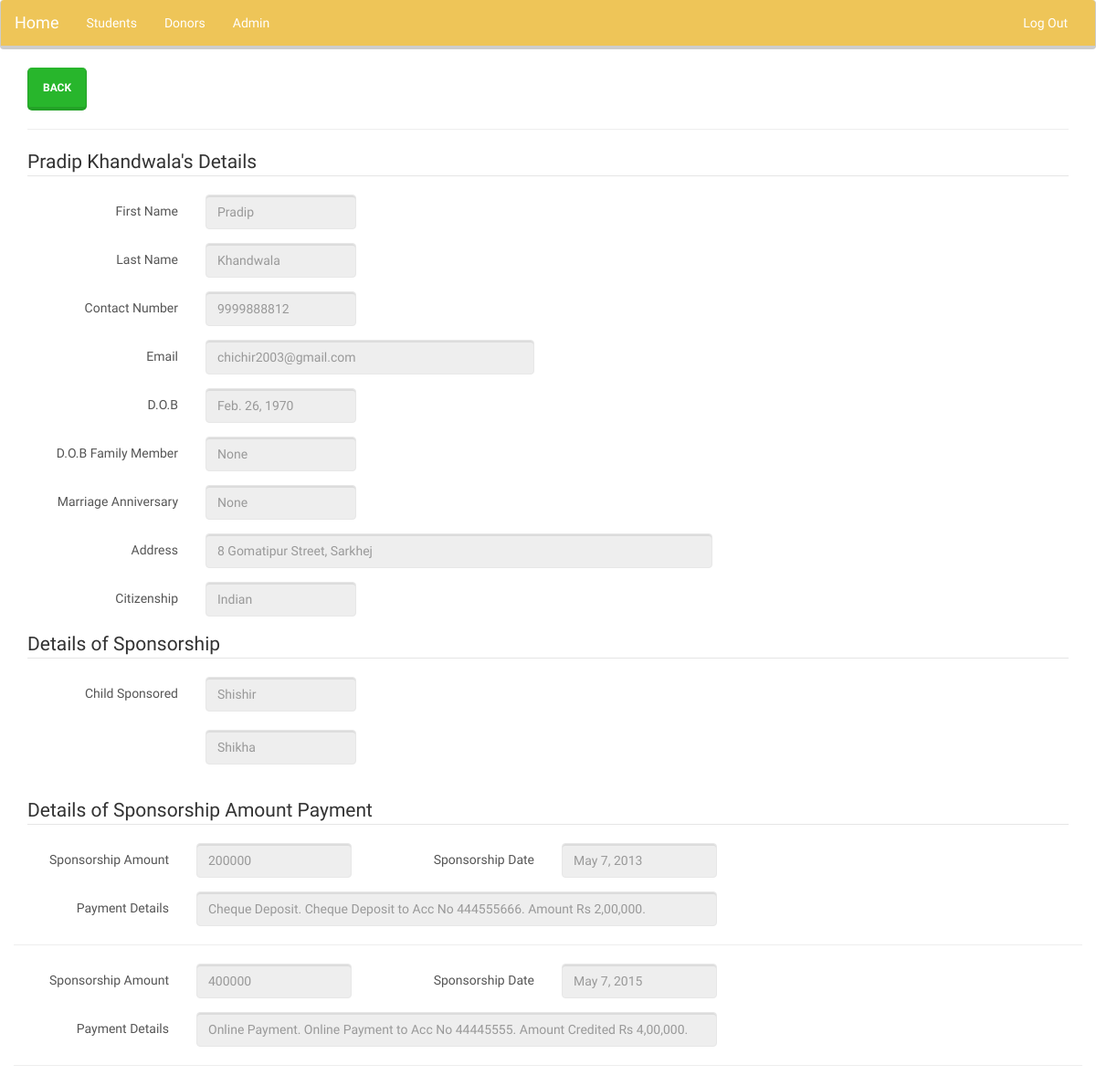
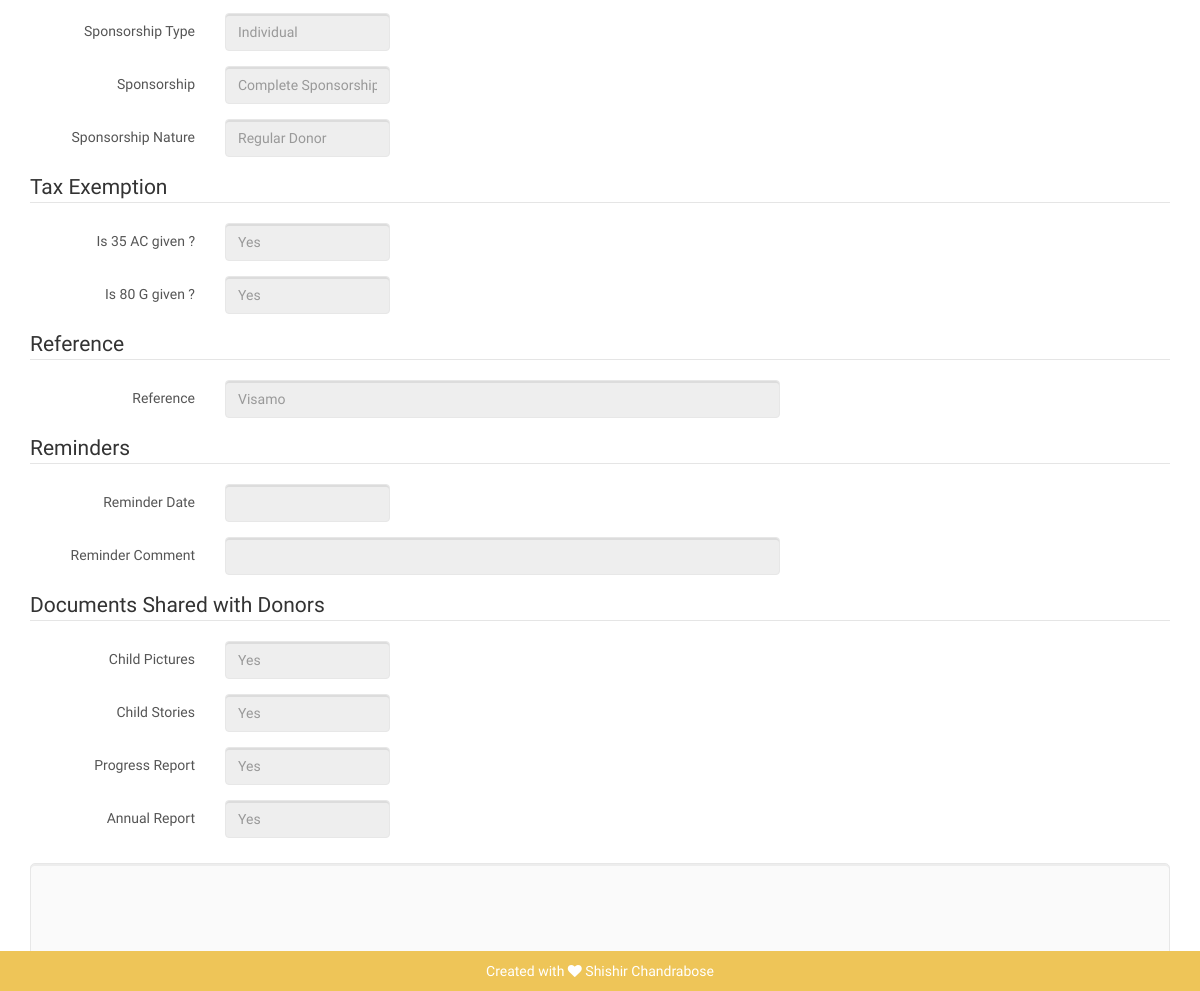
/donor/2/ (signed in), run on the app's committed database (2 pictures, top to bottom).
### visamokids/models.py (models this page shows, shortened)
class Donor(models.Model):
	first_name = models.CharField(max_length=100, help_text="e.g. Pradeep", blank=True, null=True)
	last_name = models.CharField(max_length=100, help_text="e.g. Khandwala", blank=True, null=True)
	contact_number = models.BigIntegerField(blank=True, null=True, help_text="e.g. 8844999000")
	email = models.EmailField(blank=True, null=True, help_text="e.g. pradeep@factory.com")
	dob = models.DateField(blank=True, null=True)
	dob_family_member = models.DateField(blank=True, null=True)
	marriage_anniversary = models.DateField(blank=True, null=True)
	address = models.TextField(blank=True, null=True, help_text="e.g. 8 Gomatipur Street, Sarkhej")
	citizenship = models.CharField(max_length=100, help_text="e.g. Indian, US Citizen", blank=True, null=True)
	child_sponsored = models.ManyToManyField(Student, related_name='student')
	payment_info = models.ManyToManyField(PaymentInfo, related_name='payment_info')
	SPNSR_TYPES_CHOICES = (
		('IND', 'Individual'),
		('GRP', 'Group'),
		('INS', 'Institutional'),
		('CSR', 'CSR'),
	)
	sponsorship_type = models.CharField(choices = SPNSR_TYPES_CHOICES, default = 'IND', max_length=3, blank=True, null=True)
	SPNSR_SUB_TYPES_CHOICES = (
		('CMPLT', 'Complete Sponsorship'),
		('ANNUL', 'Annual Sponsorship For Education'),
		('SBFC', 'Sponsor Boarding, Food, Clothes'),
		('SM', 'Sponsor a Child\'s Meals'),
		('SB', 'Sponsor a Child\'s Boarding'),
		('SDM', 'Sponsor a Days\'s Meal'),
		('TD', 'Token Donation'),
		('IK', 'In Kind'),
	)
	sponsorship_sub_type = models.CharField(choices=SPNSR_SUB_TYPES_CHOICES, default='CMPLT', max_length=5, blank=True, null=True)
	in_kind_donation = models.TextField(help_text="e.g. In Kind Donation", blank=True, null=True)
	SPNSR_NATURE_CHOICES = (
		('REG', 'Regular Donor'),
		('NEW', 'New Donor'),
	)
	sponsorship_nature = models.CharField(choices = SPNSR_NATURE_CHOICES, default = 'REG', max_length=3, blank=True, null=True)
	YES_NO_CHOICES = (
		('Y', 'Yes'),
		('N', 'No'),
	)
	is_35_ac_given = models.CharField(choices=YES_NO_CHOICES, default='Y', max_length=3 , blank=True, null=True)
	is_80_G = models.CharField(choices=YES_NO_CHOICES, default='Y', max_length=3, blank=True, null=True)
	reference = models.CharField(max_length=100, help_text="e.g. Pradeep", blank=True, null=True)
	reminder_info = models.ManyToManyField(ReminderInfo, related_name='reminder_info')
	child_pictures_available = models.CharField(choices=YES_NO_CHOICES, default='Y', max_length=3, blank=True, null=True)
	child_story_available = models.CharField(choices=YES_NO_CHOICES, default='Y', max_length=3, blank=True,	null=True)
	progress_report = models.CharField(choices=YES_NO_CHOICES, default='Y', max_length=3, blank=True, null=True)
	annual_report = models.CharField(choices=YES_NO_CHOICES, default='Y', max_length=3, blank=True, null=True)

class Student(models.Model):
	gr_no = models.BigIntegerField(help_text="e.g. 39", primary_key=True, default=0)
	first_name = models.CharField(max_length=100, help_text="e.g. Arpit", blank=True, null=True)
	middle_name = models.CharField(blank=True, null=True, max_length=100, help_text="e.g. Sumanbhai")
	last_name = models.CharField(max_length=100, help_text="e.g. Gamit",blank=True, null=True)
	dob = models.DateField(blank=True, null=True)
	birth_place = models.CharField(max_length=300, blank=True, null=True, help_text="e.g. Uchhal ,Surat")
	bio = models.TextField(blank=True, null=True, help_text="e.g. Has four siblings. Two younger and two elder ones.. or.. Started working as developer in TCS.")
	caste = models.CharField(max_length=300, blank=True, default='None', null=True,help_text="e.g. Hindu Gamit")
	SC_ST_OBC_CHOICES = (
		('SC','SC'),
		('ST','ST'),
		('OBC','OBC'),
		('OTHER','Other'),
		)
	sc_st_obc = models.CharField(choices = SC_ST_OBC_CHOICES, default = 'OTHER', max_length=5)
	nationality = models.CharField(max_length=300, blank=True, null=True, help_text="e.g. Indian")
	blood_group = models.CharField(blank=True, null=True, max_length=10, help_text="e.g. O+ve")
	date_of_admission = models.DateField()
	YES = 'Yes'
	NO = 'No'
	YES_NO_CHOICES = (
		(YES,'Yes'),
		(NO,'No'),
		)
	medical_report = models.CharField(choices = YES_NO_CHOICES, default = NO, max_length=3)
	findings = models.CharField(max_length=300, blank=True, null=True)
	iq_test = models.CharField(choices = YES_NO_CHOICES, default = NO, max_length=3)
	iq_result = models.IntegerField(blank=True, null=True,help_text="e.g. 98")
	father_of_student = models.ForeignKey(StudentFather, on_delete=models.CASCADE, blank=True, null=True)
	mother_of_student = models.ForeignKey(StudentMother, on_delete=models.CASCADE, blank=True, null=True)
	student_school_info = models.ForeignKey(StudentSchoolInfo, on_delete=models.CASCADE, blank=True, null=True)

class PaymentInfo(models.Model):
	sponsorship_amount = models.BigIntegerField(blank=True, null=True, help_text="e.g. 3,60,000")
	sponsorship_date = models.DateField(blank=True, null=True)
	payment_details = models.TextField(blank=True, null=True,
						   help_text="e.g. Payment done with Paytm App. Amount credited to Paytm Number 9999888800. Amount credited is Rs 2,00,000.")

### visamokids/views.py (the view)
# urls.py: url(r'^donor/(?P<id>\d+)/',views.donor_detail, name='donor_detail'),
@login_required(login_url='login_page.html')
def donor_detail(request, id):
	try:
		donor = Donor.objects.get(id=id)
	except Donor.DoesNotExist:
		raise Http404('This Donor does not exist!')
	return render(request, 'visamokids/donor_detail.html', {
			'donor':donor,
		})

### firstdjango/templates/visamokids/donor_detail.html (shortened to what this page needs)
{% extends "base.html" %}
{% block content %}
    <a href="{% url 'donor' %}" class="btn btn-primary btn-lg btn-success" xmlns="http://www.w3.org/1999/html">Back</a>
	<hr>
    <form class="form-horizontal">
       <fieldset>
        <legend>{{ donor.first_name|capfirst}} {{ donor.last_name|capfirst}}'s Details</legend>
        <div class="form-group">
          <label class="col-lg-2 control-label">First Name</label>
          <div class="col-lg-2">
            <input type="text" class="form-control" id="inputEmail" placeholder="{{ donor.first_name}}" disabled="true">
          </div>
        </div>
        <div class="form-group">
          <label class="col-lg-2 control-label">Last Name</label>
          <div class="col-lg-2">
            <input type="text" class="form-control" id="inputEmail" placeholder="{{ donor.last_name}}" disabled="true">
          </div>
        </div>
        <div class="form-group">
          <label class="col-lg-2 control-label">Contact Number</label>
          <div class="col-lg-2">
            <input type="text" class="form-control" id="inputEmail" placeholder="{{ donor.contact_number}}" disabled="true">
          </div>
        </div>
        <div class="form-group">
          <label class="col-lg-2 control-label">Email</label>
          <div class="col-lg-4">
            <input type="text" class="form-control" id="inputEmail" placeholder="{{ donor.email}}" disabled="true">
          </div>
        </div>
        <div class="form-group">
          <label class="col-lg-2 control-label">D.O.B</label>
          <div class="col-lg-2">
            <input type="text" class="form-control" id="inputEmail" placeholder="{{ donor.dob}}" disabled="true">
          </div>
        </div>
        <div class="form-group">
          <label class="col-lg-2 control-label">D.O.B Family Member</label>
          <div class="col-lg-2">
            <input type="text" class="form-control" id="inputEmail" placeholder="{{ donor.dob_family_member}}" disabled="true">
          </div>
        </div>
        <div class="form-group">
          <label class="col-lg-2 control-label">Marriage Anniversary</label>
          <div class="col-lg-2">
            <input type="text" class="form-control" id="inputEmail" placeholder="{{ donor.marriage_anniversary}}" disabled="true">
          </div>
        </div>
        <div class="form-group">
          <label class="col-lg-2 control-label">Address</label>
          <div class="col-lg-6">
            <input type="text" class="form-control" id="inputEmail" placeholder="{{ donor.address}}" disabled="true">
          </div>
        </div>
        <div class="form-group">
          <label class="col-lg-2 control-label">Citizenship</label>
          <div class="col-lg-2">
            <input type="text" class="form-control" id="inputEmail" placeholder="{{ donor.citizenship}}" disabled="true">
          </div>
        </div>
        <legend>Details of Sponsorship</legend>
        <div class="form-group">
          <label class="col-lg-2 control-label">Child Sponsored</label>
            <div class="col-lg-2">
            {% for child_sponsored in donor.child_sponsored.all %}
                                    {% if child_sponsored and child_sponsored.strip %}
                                    {% else %}
                                        <input type="text" class="form-control" id="inputEmail" placeholder="{{ child_sponsored.first_name }}" disabled="true">
                                    {% endif %}
            {% endfor %}
            </div>
        </div>
        <legend>Details of Sponsorship Amount Payment</legend>
        <div class="form-group">
        {% for payment_info in donor.payment_info.all %}
                                    {% if payment_info and payment_info.strip %}
                                    {% else %}
                                       <div class="form-group">
                                       <label class="col-lg-2 control-label">Sponsorship Amount</label>
                                       <div class="col-lg-2">
                                            <input type="text" class="form-control" id="inputEmail" placeholder="{{ payment_info.sponsorship_amount}}" disabled="true">
                                       </div>
                                       <label class="col-lg-2 control-label">Sponsorship Date</label>
                                       <div class="col-lg-2">
                                        <input type="text" class="form-control" id="inputEmail" placeholder="{{ payment_info.sponsorship_date}}" disabled="true">
                                       </div>
                                       </div>
                                       <div class="form-group">
                                       <label class="col-lg-2 control-label">Payment Details</label>
                                       <div class="col-lg-6">
                                        <input type="text" class="form-control" id="inputEmail" placeholder="{{ payment_info.payment_details}}" disabled="true">
                                       </div>
                                       </div>
                                        <hr>
                                    {% endif %}
        {% endfor %}
        </div>
        <div class="form-group">
          <label class="col-lg-2 control-label">Sponsorship Type</label>
          <div class="col-lg-2">
            <input type="text" class="form-control" id="inputEmail" placeholder="{{ donor.get_sponsorship_type_display}}" disabled="true">
          </div>
        </div>
        <div class="form-group">
          <label class="col-lg-2 control-label">Sponsorship</label>
          <div class="col-lg-2">
            <input type="text" class="form-control" id="inputEmail" placeholder="{{ donor.get_sponsorship_sub_type_display}}" disabled="true">
          </div>
        </div>
        <div class="form-group">
          <label class="col-lg-2 control-label">Sponsorship Nature</label>
          <div class="col-lg-2">
            <input type="text" class="form-control" id="inputEmail" placeholder="{{ donor.get_sponsorship_nature_display}}" disabled="true">
          </div>
        </div>
         <legend>Tax Exemption</legend>
        <div class="form-group">
          <label class="col-lg-2 control-label">Is 35 AC given ?</label>
          <div class="col-lg-2">
            <input type="text" class="form-control" id="inputEmail" placeholder="{{ donor.get_is_35_ac_given_display}}" disabled="true">
          </div>
        </div>
        <div class="form-group">
          <label class="col-lg-2 control-label">Is 80 G given ?</label>
          <div class="col-lg-2">
            <input type="text" class="form-control" id="inputEmail" placeholder="{{ donor.get_is_80_G_display}}" disabled="true">
          </div>
        </div>
       <legend>Reference</legend>
        <div class="form-group">
          <label class="col-lg-2 control-label">Reference</label>
          <div class="col-lg-6">
            <input type="text" class="form-control" id="inputEmail" placeholder="{{ donor.reference}}" disabled="true">
          </div>
        </div>
       <legend>Reminders</legend>
        <div class="form-group">
          <label class="col-lg-2 control-label">Reminder Date</label>
          <div class="col-lg-2">
            <input type="text" class="form-control" id="inputEmail" placeholder="{{donor.reminder_date}}" disabled="true">
          </div>
        </div>
        <div class="form-group">
          <label class="col-lg-2 control-label">Reminder Comment</label>
          <div class="col-lg-6">
            <input type="text" class="form-control" id="inputEmail" placeholder="{{donor.reminder_comments}}" disabled="true">
          </div>
        </div>
        <legend>Documents Shared with Donors</legend>
        <div class="form-group">
          <label class="col-lg-2 control-label">Child Pictures </label>
          <div class="col-lg-2">
            <input type="text" class="form-control" id="inputEmail" placeholder="{{ donor.get_child_pictures_available_display}}" disabled="true">
          </div>
        </div>
        <div class="form-group">
          <label class="col-lg-2 control-label">Child Stories</label>
          <div class="col-lg-2">
            <input type="text" class="form-control" id="inputEmail" placeholder="{{ donor.get_child_story_available_display}}" disabled="true">
          </div>
        </div>
        <div class="form-group">
          <label class="col-lg-2 control-label">Progress Report</label>
          <div class="col-lg-2">
            <input type="text" class="form-control" id="inputEmail" placeholder="{{ donor.get_progress_report_display}}" disabled="true">
          </div>
        </div>
        <div class="form-group">
          <label class="col-lg-2 control-label">Annual Report</label>
          <div class="col-lg-2">
            <input type="text" class="form-control" id="inputEmail" placeholder="{{ donor.get_annual_report_display}}" disabled="true">
          </div>
        </div>
      </fieldset>
    </form>
    <div>
     <div class="jumbotron">
     </div>
    </div>
{% endblock %}

### data on the page
Donor: first_name "Pradip", last_name "Khandwala", contact_number "9999888812", email "chichir2003@gmail.com", dob "Feb. 26, 1970", dob_family_member "None", marriage_anniversary "None", address "8 Gomatipur Street, Sarkhej", citizenship "Indian", sponsorship_type "Individual", sponsorship_sub_type "Complete Sponsorship", sponsorship_nature "Regular Donor", is_35_ac_given "Yes", is_80_G "Yes", reference "Visamo", child_pictures_available "Yes", child_story_available "Yes", progress_report "Yes", annual_report "Yes"
Student: first_name "Shishir"
Student: first_name "Shikha"
PaymentInfo: sponsorship_amount "200000", sponsorship_date "May 7, 2013", payment_details "Cheque Deposit. Cheque Deposit to Acc No 444555666. Amount Rs 2,00,000."
PaymentInfo: sponsorship_amount "400000", sponsorship_date "May 7, 2015", payment_details "Online Payment. Online Payment to Acc No 44445555. Amount Credited Rs 4,00,000."
